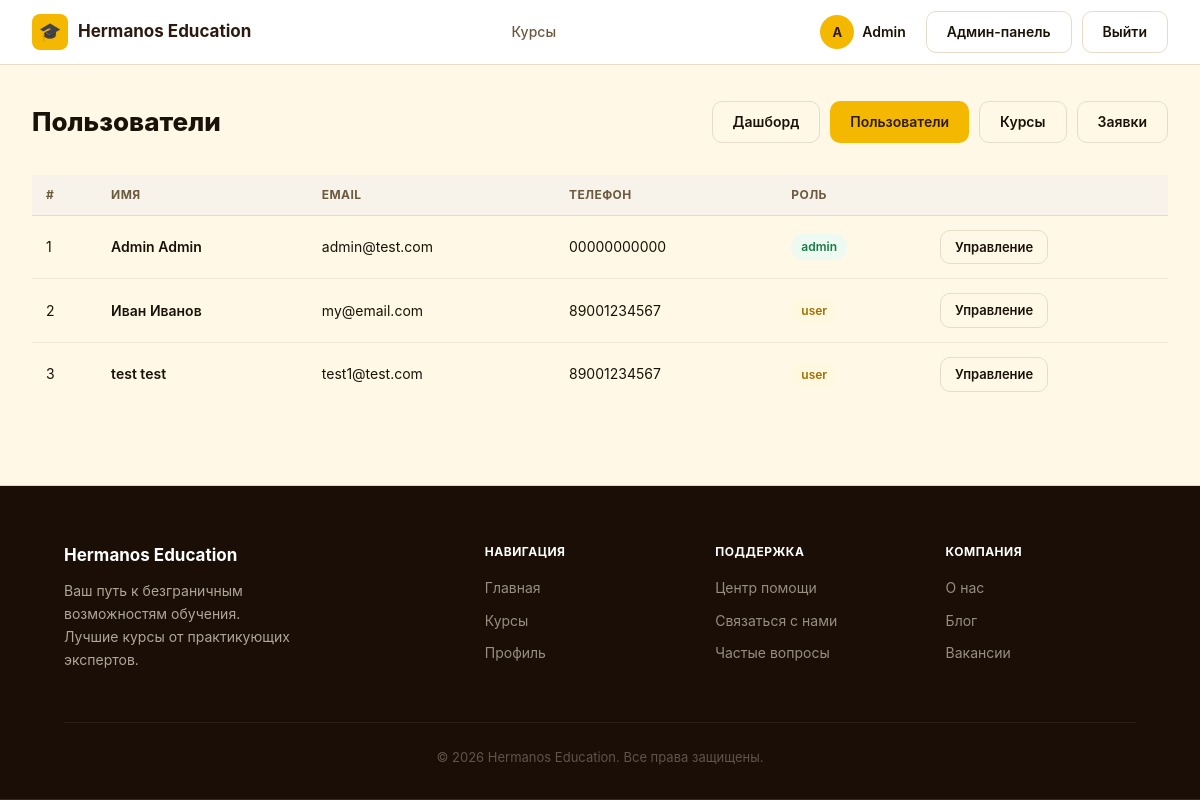
The page /hermanosEducation/admin/users.php (signed in) on the database its author committed.
### tables this page shows
CREATE TABLE `roles` (
  `role_id` int(11) NOT NULL,
  `client_id` int(11) NOT NULL,
  `role_name` enum('admin','user') NOT NULL DEFAULT 'user'
);

CREATE TABLE `clients` (
  `client_id` int(11) NOT NULL,
  `email` varchar(255) NOT NULL,
  `password` varchar(255) NOT NULL,
  `first_name` varchar(100) NOT NULL,
  `last_name` varchar(100) NOT NULL,
  `phone` varchar(20) DEFAULT NULL
);

### hermanosEducation/functions.php (called while the page is built, shortened)
<?php
function base_url($path = "") {
    $path = ltrim($path, '/');
    return rtrim(BASE_URL, '/') . '/' . $path;
}

### hermanosEducation/admin/users.php (the view, shortened to what this page needs)
<?php
require_once '../connect.php';
require_once '../functions.php';
$action = $_GET['action'] ?? 'list';
$clientId = (int)($_GET['id'] ?? 0);
$sql    = "SELECT c.*, r.role_name
           FROM clients c
           LEFT JOIN roles r ON r.client_id = c.client_id";
$stmt = $conn->prepare($sql);
$stmt->execute();
$clients = $stmt->fetchAll();
require_once '../views/header.php';
?>
    <div class="container" style="padding-top: 36px; padding-bottom: 72px;">
        <div class="admin-header">
            <h1><?= $action === 'detail' ? 'Профиль пользователя' : 'Пользователи' ?></h1>
            <div class="admin-nav">
                <a href="<?= base_url('/admin/index.php') ?>"   class="btn btn-outline">Дашборд</a>
                <a href="<?= base_url('/admin/users.php') ?>"   class="btn btn-gold">Пользователи</a>
                <a href="<?= base_url('/admin/courses.php') ?>" class="btn btn-outline">Курсы</a>
                <a href="<?= base_url('/admin/orders.php') ?>"  class="btn btn-outline">Заявки</a>
            </div>
        </div>
        <?php if ($action === 'detail' && $clientId > 0): ?>
            <a href="<?= base_url('/admin/users.php') ?>" class="back-link"><- Все пользователи</a>
            <div class="profile-layout" style="margin-top: 24px;">
                <div class="profile-sidebar">
                    <div class="profile-card">
                        <div class="profile-avatar">
                            <?= htmlspecialchars(mb_strtoupper(mb_substr($client['first_name'], 0, 1))) ?>
                        </div>
                        <div class="profile-name">
                            <?= htmlspecialchars($client['first_name']) ?> <?= htmlspecialchars($client['last_name']) ?>
                        </div>
                        <div class="profile-email"><?= htmlspecialchars($client['email']) ?></div>
                        <?php if (!empty($client['phone'])): ?>
                            <div class="profile-phone"><?= htmlspecialchars($client['phone']) ?></div>
                        <?php endif; ?>
                        <div style="margin-top: 12px;">
                        <span class="badge-status badge-status--<?= $role === 'admin' ? 'paid' : 'pending' ?>">
                            <?= htmlspecialchars($role ?? 'user') ?>
                        </span>
                        </div>
                    </div>
                    <div class="profile-card" style="margin-top: 16px; text-align: left;">
                        <h3 style="font-size: 15px; font-weight: 700; margin-bottom: 16px;">Выдать доступ к курсу</h3>
                        <form method="POST" action="<?= base_url('/admin/users.php?action=grant') ?>">
                            <input type="hidden" name="client_id" value="<?= $clientId ?>">
                            <div class="form-group">
                                <label>Курс</label>
                                <select name="course_id" required>
                                    <option value="">— выберите курс —</option>
                                    <?php foreach ($courses as $course): ?>
                                        <option value="<?= (int)$course['course_id'] ?>">
                                            <?= htmlspecialchars($course['title']) ?>
                                        </option>
                                    <?php endforeach; ?>
                                </select>
                            </div>
                            <button type="submit" class="btn btn-gold btn-full">Выдать доступ</button>
                        </form>
                    </div>
                </div>
                <div class="profile-main">
                    <h2 style="font-size: 20px; font-weight: 800; margin-bottom: 20px;">
                        Доступы к курсам
                        <span style="font-size:14px; font-weight:500; color:var(--text-muted); margin-left:8px;">
                        <?= count($userOrders) ?>
                    </span>
                    </h2>
                    <?php if (empty($userOrders)): ?>
                        <div class="empty-state" style="padding: 40px 0;">
                            <div class="empty-state__icon">📚</div>
                            <h3>Доступов пока нет</h3>
                        </div>
                    <?php else: ?>
                        <div class="table-wrap">
                            <table class="admin-table">
                                <thead>
                                <tr>
                                    <th>Курс</th>
                                    <th>Тариф</th>
                                    <th>Метод</th>
                                    <th>Дата</th>
                                    <th>Доступ до</th>
                                    <th>Статус</th>
                                    <th></th>
                                </tr>
                                </thead>
                                <tbody>
                                <?php foreach ($userOrders as $order):
                                    $expired = strtotime($order['expires_at']) < time();
                                    $labels  = ['paid' => 'Оплачено', 'pending' => 'Ожидает', 'cancelled' => 'Отменено'];
                                    $methodLabels = ['card' => 'Карта', 'manual' => 'Вручную'];
                                    ?>
                                    <tr>
                                        <td style="font-weight:600;"><?= htmlspecialchars($order['course_title']) ?></td>
                                        <td><?= htmlspecialchars($order['rate_name']) ?></td>
                                        <td><?= htmlspecialchars($methodLabels[$order['payment_method']] ?? $order['payment_method']) ?></td>
                                        <td><?= date('d.m.Y', strtotime($order['payment_date'])) ?></td>
                                        <td>
                                            <?php if ($expired): ?>
                                                <span style="color:var(--red);"><?= date('d.m.Y', strtotime($order['expires_at'])) ?></span>
                                            <?php else: ?>
                                                <?= date('d.m.Y', strtotime($order['expires_at'])) ?>
                                            <?php endif; ?>
                                        </td>
                                        <td>
                                            <span class="badge-status badge-status--<?= htmlspecialchars($order['status']) ?>">
                                                <?= htmlspecialchars($labels[$order['status']] ?? $order['status']) ?>
                                            </span>
                                        </td>
                                        <td>
                                            <?php if (!$expired): ?>
                                                <form method="POST" action="<?= base_url('/admin/users.php?action=revoke') ?>"
                                                      onsubmit="return confirm('Отозвать доступ к курсу?')">
                                                    <input type="hidden" name="order_id"   value="<?= (int)$order['order_id'] ?>">
                                                    <input type="hidden" name="client_id"  value="<?= $clientId ?>">
                                                    <button type="submit" class="btn btn-danger" style="padding:5px 12px; font-size:12px;">
                                                        Отозвать
                                                    </button>
                                                </form>
                                            <?php endif; ?>
                                        </td>
                                    </tr>
                                <?php endforeach; ?>
                                </tbody>
                            </table>
                        </div>
                    <?php endif; ?>
                </div>
            </div>
        <?php else: ?>
            <?php if (empty($clients)): ?>
                <div class="empty-state">
                    <div class="empty-state__icon">👥</div>
                    <h3>Пользователи не найдены</h3>
                </div>
            <?php else: ?>
                <div class="table-wrap">
                    <table class="admin-table">
                        <thead>
                        <tr>
                            <th>#</th>
                            <th>Имя</th>
                            <th>Email</th>
                            <th>Телефон</th>
                            <th>Роль</th>
                            <th></th>
                        </tr>
                        </thead>
                        <tbody>
                        <?php foreach ($clients as $client): ?>
                            <tr>
                                <td><?= (int)$client['client_id'] ?></td>
                                <td style="font-weight:600;">
                                    <?= htmlspecialchars($client['first_name']) ?> <?= htmlspecialchars($client['last_name']) ?>
                                </td>
                                <td><?= htmlspecialchars($client['email']) ?></td>
                                <td><?= htmlspecialchars($client['phone'] ?? '—') ?></td>
                                <td>
                                    <span class="badge-status badge-status--<?= $client['role_name'] === 'admin' ? 'paid' : 'pending' ?>">
                                        <?= htmlspecialchars($client['role_name'] ?? 'user') ?>
                                    </span>
                                </td>
                                <td>
                                    <a href="<?= base_url('/admin/users.php?action=detail&id=') . (int)$client['client_id'] ?>"
                                       class="btn btn-outline" style="padding:6px 14px; font-size:13px;">
                                        Управление
                                    </a>
                                </td>
                            </tr>
                        <?php endforeach; ?>
                        </tbody>
                    </table>
                </div>
            <?php endif; ?>
        <?php endif; ?>
    </div>
<?php require_once '../views/footer.php'; ?>

### hermanosEducation/styles/style.css (style rules this page uses)
* { box-sizing: border-box; margin: 0; padding: 0; }
:root { --gold: #f5b800; --gold-hover: #ffd84d; --gold-dark: #c08c00; --red: #c0321e; --brown-dark: #1a0e06; --brown: #2c1a0e; --cream: #fff8e7; --cream-dark: #f0e4c3; --text: #1a1208; --text-muted: #6b5a3e; --border: #e8dcc8; --white: #ffffff; --radius: 10px; --shadow: 0 2px 16px rgba(26, 14, 6, 0.09); --shadow-lg: 0 8px 32px rgba(26, 14, 6, 0.16); }
body { font-family: "Inter", sans-serif; font-size: 15px; background: var(--cream); color: var(--text); line-height: 1.6; min-height: 100vh; margin: 0; }
a { text-decoration: none; color: inherit; }
.container { max-width: 1280px; margin: 0 auto; padding: 0 32px; width: 100%; }
.btn { display: inline-flex; align-items: center; justify-content: center; gap: 6px; padding: 9px 20px; border-radius: var(--radius); font-size: 14px; font-weight: 600; border: none; transition: all 0.2s; white-space: nowrap; }
.btn-outline { background: transparent; border: 1.5px solid var(--border); color: var(--text); }
.btn-gold { background: var(--gold); color: var(--brown); }
.admin-header { display: flex; align-items: center; justify-content: space-between; margin-bottom: 32px; }
.admin-header h1 { font-size: 26px; font-weight: 800; }
.admin-nav { display: flex; gap: 10px; }
.table-wrap { overflow-x: auto; }
.admin-table { width: 100%; border-collapse: collapse; font-size: 14px; }
.admin-table th { text-align: left; padding: 10px 14px; font-size: 12px; font-weight: 700; text-transform: uppercase; letter-spacing: 0.4px; color: var(--text-muted); background: #f8f3ea; border-bottom: 1px solid var(--border); }
.admin-table td { padding: 14px 14px; border-bottom: 1px solid #f0e8d8; vertical-align: middle; }
.admin-table tbody tr:last-child td { border-bottom: none; }
.badge-status { display: inline-block; padding: 3px 10px; border-radius: 50px; font-size: 12px; font-weight: 600; }
.badge-status--paid { background: #edfaf2; color: #1a7a45; }
.badge-status--pending { background: #fff8e0; color: #a07000; }

### rows shown on the page
roles: client.client_id "1", client.first_name "Admin", client.last_name "Admin", client.email "admin@test.com", client.phone "00000000000", role_name "admin"
roles: client.client_id "2", client.first_name "Иван", client.last_name "Иванов", client.email "my@email.com", client.phone "89001234567", role_name "user"
roles: client.client_id "3", client.first_name "test", client.last_name "test", client.email "test1@test.com", client.phone "89001234567", role_name "user"

### other values the page prints
mb_substr($_SESSION['first_name'], 0, 1) "A"
$_SESSION['first_name'] "Admin"
